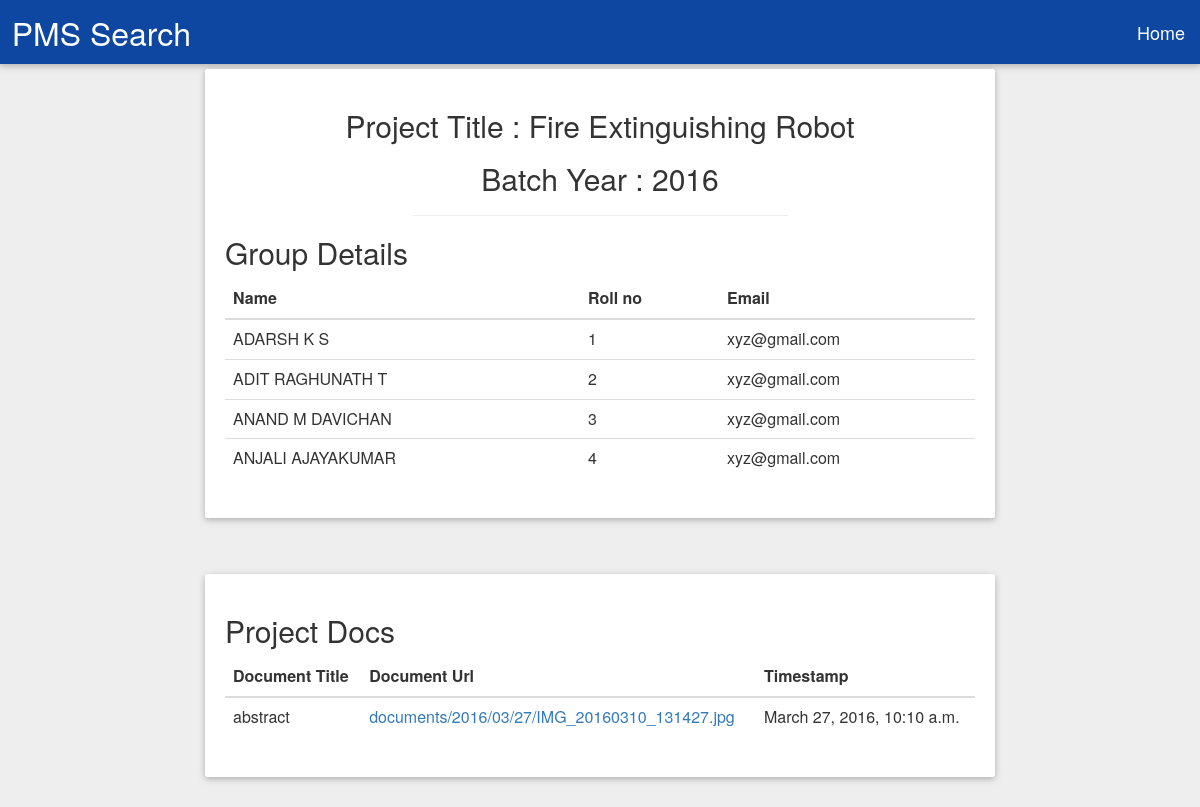
Screenshot of /50/ with the database file from the repository.
### newsletter/models.py (models this page shows, shortened)
class sellerprofile(models.Model):
    BATCH_CHOICES = (
        ('CSA', 'CSA'),
        ('CSB', 'CSB'),
        ('ECA', 'ECA'),
        ('ECB', 'ECB'),
        ('EEE', 'EEE'),
        ('BME', 'BME'),
    )
    BATCH_YEAR = (
        ('2012', '2012'),
        ('2013', '2013'),
        ('2014', '2014'),
        ('2015', '2015'),
        ('2016', '2016'),
        ('2017', '2017'),
        ('2018', '2018'),
        ('2019', '2019'),
        ('2020', '2020'),
        ('2021', '2021'),
    )
    PROJECT_TYPE = (
    	('MINI','MINIPROJECT'),
    	('MAIN','MAINPROJECT'),
    )
    TOPIC_APPROVED = (
    	('YES','YES'),
    	('NO' , 'NO'),
    )
    seller = models.OneToOneField(User)
    project_title = models.CharField(max_length = 200,blank = True , null = True)
    batch_year = models.CharField(max_length = 200,choices = BATCH_YEAR,blank = True , null = True)
    batch = models.CharField(max_length = 200,choices = BATCH_CHOICES,blank = True , null = True)
    ptype = models.CharField(max_length = 200,choices = PROJECT_TYPE,blank = True , null = True)
    approved = models.CharField(max_length = 10,choices = TOPIC_APPROVED)

class student_details(models.Model):
    name = models.CharField(max_length = 200)
    rollno = models.IntegerField()
    email = models.EmailField(blank = False)
    group = models.ForeignKey(sellerprofile,related_name = 'member')
    marks_obtained = models.IntegerField(null = True)

class Document(models.Model):
    gpno = models.IntegerField(null = True)
    time_stamp = models.DateTimeField(auto_now_add = True,auto_now = False)
    doc_title = models.CharField(max_length = 200,)
    docfile = models.FileField(upload_to='documents/%Y/%m/%d')
    docdesc = models.CharField(max_length = 200)

### newsletter/views.py (the view)
# urls.py: url(r'^(?P<num>[0-9]*)/$', 'newsletter.views.searchpage', name='searchpage'),
def searchpage(request,num):
    print num
    d = Document.objects.filter(Q(gpno = num)&Q(doc_title__contains='abstract'))
    p=sellerprofile.objects.get(id=num)
    s = student_details.objects.filter(group = p)
    return render(request,"commonresult.html",{'d':d,'s':s,'title':p.project_title, 'year':p.batch_year})

### templates/commonresult.html (shortened to what this page needs)
{% load staticfiles %}
<html>
<head>
<link rel="stylesheet" href="{% static 'materialize/css/materialize.min.css'%}" media="screen,projection"/>
<link rel="stylesheet" href="{% static 'css/maxcdnbootstrap.min.css' %}">
<link rel="stylesheet" href="{% static 'django_tables2/themes/paleblue/css/screen.css' %}"/>
</head>
<body style= "background : #eeeeee; overflow-x : hidden;">
<link rel="stylesheet" href="{% static 'materialize/css/pad.css'%}" media="screen,projection"/>
   <nav>
    <div class="nav-wrapper blue darken-4">
      &nbsp;&nbsp;&nbsp;<a id="abc" href="#" class="brand-logo" ><font size="6">PMS Search</font></a>
      <ul class="right hide-on-med-and-down">
        <li><a href="/" style="text-decoration:none; color:white"><font size="4">Home</font></a></li>
      </ul>
    </div>
  </nav>
<div class = 'row'>
<div class="col-md-2"></div>
<div class="col-md-8">
<div class="card-panel">
<div align="center">
<h2>Project Title : {{title}}</h2>
<h2>Batch Year : {{year}}</h2>
<hr width="50%"></hr>
</div>
  <h2>Group Details</h2>
  <table class="table">
    <thead>
      <tr>
        <th>Name</th>
        <th>Roll no</th>
        <th>Email</th>
      </tr>
    </thead>
    <tbody>
    {%for l in s%}
      <tr>
        <td>{{l.name}}</td>
        <td>{{l.rollno}}</td>
        <td>{{l.email}}</td>
      </tr>
      {%endfor%}
    </tbody>
  </table>
</div>
</div>
</div>
<hr>
<div class = 'row'>
<div class="col-md-2"></div>
<div class="col-md-8">
<div class="card-panel">
  <h2>Project Docs</h2>
  <table class="table">
    <thead>
      <tr>
        <th>Document Title</th>
        <th>Document Url</th>
        <th>Timestamp</th>
      </tr>
    </thead>
    <tbody>
    {%for l in d%}
      <tr>
        <td>{{ l.doc_title }}</td>
        <td><a href="{{ l.docfile.url }}">{{ l.docfile.name}}</a></td>
        <td>{{ l.time_stamp }}</td>
      </tr>
      {%endfor%}
    </tbody>
  </table>
</div>
</div>
</div>
</body>
</html>

### rows the page displays
sellerprofile: project_title "Fire Extinguishing Robot", batch_year "2016"
student_details: name "ADARSH K S", rollno "1", email "xyz@gmail.com"
student_details: name "ADIT RAGHUNATH T", rollno "2", email "xyz@gmail.com"
student_details: name "ANAND M DAVICHAN", rollno "3", email "xyz@gmail.com"
student_details: name "ANJALI AJAYAKUMAR", rollno "4", email "xyz@gmail.com"
Document: doc_title "abstract", docfile.name "documents/2016/03/27/IMG_20160310_131427.jpg", time_stamp "March 27, 2016, 10:10 a.m."
